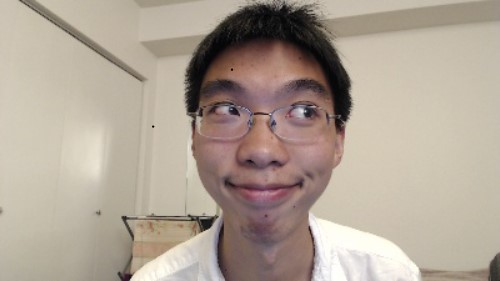
#> input picture img2.jpeg, 500 x 281 px, found by its file name
$ jupyter execute 2_colorcallibration.ipynb
#> lines starting #> are read from the running program, lines starting #| are printed output that depends on the picture
[cell 1]
import numpy as np
import pandas as pd
import matplotlib.pyplot as plt
import cv2

1. Background Color Equalization
    - Match the size
    - Find Gain Transform using keypoints,descriptors (Using SIFT,SURF or ORB)(ORB in this case)
    - Find inliers using RANSAC Algorithm.If enough inliers are not found then caliberate the colour directly
    - If enough inliers are found then we find a transformation matrix based on those points and apply that transformation matrix to entire image for colour caliberation
2. Lip Detection and Interchanging
     - we use harr Cascade to first find face and then within this face we try to find mouth
     - once we have the mouth co-ordinates, we simply cut copy paste the mouth of one image over the other.
3. Laplacian Blending
    - we smooth it for visually appeasing results

### Find Gain Transform (DEF)

[cell 2]
def find_matching_BGR(img_1, img_2, minHessian=400, inlierThreshold=10):
    if img_1 is None or img_2 is None:
        print("No data to match gain with!")
        return False, None, None

    if img_1.shape[:2] != img_2.shape[:2]:
        print("Image sizes do not match!")
        return False, None, None

    src_gray = cv2.cvtColor(img_1, cv2.COLOR_BGR2GRAY)
    dst_gray = cv2.cvtColor(img_2, cv2.COLOR_BGR2GRAY)

    orb = cv2.ORB_create()
    keypoints_src, descriptors_src = orb.detectAndCompute(src_gray, None)
    keypoints_dst, descriptors_dst = orb.detectAndCompute(dst_gray, None)

    matcher = cv2.BFMatcher()
    matches = matcher.knnMatch(descriptors_src, descriptors_dst, k=2)

    # Extract good matches
    good_matches = []
    # print(matches)
    for m, n in matches:
        if m.distance < 0.75 * n.distance:
            good_matches.append(m)

    max_dist = 0
    min_dist = 100

    for match in good_matches:
        dist = match.distance
        if dist < min_dist:
            min_dist = dist
        if dist > max_dist:
            max_dist = dist

    matches_src = [keypoints_src[match.queryIdx].pt for match in good_matches]
    matches_dst = [keypoints_dst[match.trainIdx].pt for match in good_matches]

    if len(matches_src) < 4:
#         print("Not enough matches found.")
        return False, None, None

    H, mask = cv2.findHomography(np.float32(matches_src), np.float32(matches_dst), cv2.RANSAC, 5)

    inliers_src = []
    inliers_dst = []

    for i in range(len(mask)):
        if mask[i] != 0:
            inliers_src.append(matches_src[i])
            inliers_dst.append(matches_dst[i])

    print("Number of inliers found:", len(inliers_src))

    if len(inliers_dst) < inlierThreshold:
#         print("Not enough inliers for gain matching.")
        return False,None,None

    BGRval_1 = np.zeros((len(inliers_src), 4), dtype=np.float32)
    BGRval_2 = np.zeros((len(inliers_dst), 4), dtype=np.float32)

    for i, inlier_src in enumerate(inliers_src):
        x = int(round(inlier_src[0]))
        y = int(round(inlier_src[1]))
        BGRval_1[i, 0] = img_1[y, x, 0]
        BGRval_1[i, 1] = img_1[y, x, 1]
        BGRval_1[i, 2] = img_1[y, x, 2]
        BGRval_1[i, 3] = 1

    for i, inlier_dst in enumerate(inliers_dst):
        x = int(round(inlier_dst[0]))
        y = int(round(inlier_dst[1]))
        BGRval_2[i, 0] = img_2[y, x, 0]
        BGRval_2[i, 1] = img_2[y, x, 1]
        BGRval_2[i, 2] = img_2[y, x, 2]
        BGRval_2[i, 3] = 1

    return True, BGRval_1, BGRval_2

[cell 3]
# [31 lines of commented-out code are left out]

[cell 4]
def find_gain_transform(src_color, dst_color, useKeypoints):
    if src_color.shape[:2] != dst_color.shape[:2]:
        print("Image sizes do not match!")
        return False,None

    print("Finding transform for gain consistency...")

    if src_color is None or dst_color is None:
        print("No data to match gain with!")
        return False,None

    transformMatrix = np.eye(4, 4, dtype=np.float32)

    if useKeypoints == True:
        found_matches,BGR_src,BGR_dst = find_matching_BGR(src_color, dst_color)
        if not found_matches:
#             print("No matches found for gain matching.")
            return False,None
    else:
        found_matches,BGR_src,BGR_dst = find_BGR_for_region(src_color, dst_color)

        if not found_matches:
#             print("No matches found for gain matching with find_BGR_for_region.")
            return False,None
        # print(BGR_src)
        # print(BGR_dst)
    BGR_src_transpose = np.transpose(BGR_src)
    transformMatrix = np.linalg.inv(BGR_src_transpose.dot(BGR_src)).dot(BGR_src_transpose).dot(BGR_dst)
    transformMatrix = np.transpose(transformMatrix)

    print("Transform found.")
    return True,transformMatrix

[cell 5]
def apply_gain_transform(img, transform_matrix):
    l, b, _ = img.shape

    # Convert the image to a matrix of shape (l*b,4)
    image_matrix = np.c_[img.reshape(l*b, -1), np.ones(l*b)]

    # Multiply the image matrix with the transform matrix
    transformed_matrix = np.dot(image_matrix, transform_matrix.T)

    # Extract the transformed image channels
    transformed_red = transformed_matrix[:, 0].reshape(l, b).astype(np.uint8)
    transformed_green = transformed_matrix[:, 1].reshape(l, b).astype(np.uint8)
    transformed_blue = transformed_matrix[:, 2].reshape(l, b).astype(np.uint8)
    # print(transformed_matrix[:,3])
    # Create the transformed image
    transformed_image = cv2.merge((transformed_red, transformed_green, transformed_blue))

    return transformed_image,transformed_matrix

[cell 6]
def mean_stddev(image):
    num_pixels = image.size
    mean = np.sum(image) / num_pixels
    variance = np.sum((image - mean) ** 2) / num_pixels
    std_dev = np.sqrt(variance)
    return mean, std_dev

[cell 7]
def color_calibrate(source_img, target_img):
    # Convert images to LAB color space
    source_lab = cv2.cvtColor(source_img, cv2.COLOR_BGR2LAB)
    target_lab = cv2.cvtColor(target_img, cv2.COLOR_BGR2LAB)

    # Splitting the LAB images to different channels
    l_source, a_source, b_source = cv2.split(source_lab)
    l_target, a_target, b_target = cv2.split(target_lab)

    # Calculating the mean and std deviation of l, a, and b channels for the source
    mean_l_source, std_l_source = mean_stddev(l_source)
    mean_a_source, std_a_source = mean_stddev(a_source)
    mean_b_source, std_b_source = mean_stddev(b_source)

    # Calculating the mean and std deviation of l, a, and b channels for the target
    mean_l_target, std_l_target = mean_stddev(l_target)
    mean_a_target, std_a_target = mean_stddev(a_target)
    mean_b_target, std_b_target = mean_stddev(b_target)

    # Adjusting the l, a, b channels by the differences in means and std deviations
    l_result = (l_source - mean_l_source) * (std_l_target / std_l_source) + mean_l_target
    a_result = (a_source - mean_a_source) * (std_a_target / std_a_source) + mean_a_target
    b_result = (b_source - mean_b_source) * (std_b_target / std_b_source) + mean_b_target

    # Clipping the results and converting to 8-bit unsigned integers
    l_result = np.clip(l_result, 0, 255).astype(np.uint8)
    a_result = np.clip(a_result, 0, 255).astype(np.uint8)
    b_result = np.clip(b_result, 0, 255).astype(np.uint8)

    # Merging the channels and converting back to BGR color space
    result_lab = cv2.merge([l_result, a_result, b_result])
    result_bgr = cv2.cvtColor(result_lab, cv2.COLOR_LAB2BGR)

    return result_bgr

[cell 8]
target_image = cv2.imread('./img2.jpeg')
#> target_image is the input picture: shape (281, 500, 3); mean B, G, R 149.2, 162.4, 175.2
source_image = cv2.imread('./img1.png')
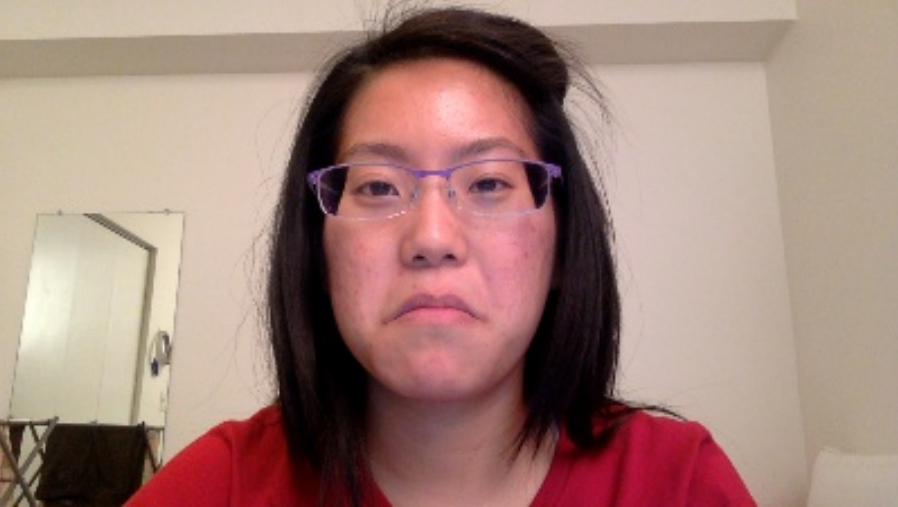
#> input picture img1.png, 898 x 507 px, found by its file name
#> source_image is the input picture: shape (507, 898, 3); mean B, G, R 122.1, 131.1, 163.3

# target_image = cv2.imread('./img1.png')
# source_image = cv2.imread('./img2.jpeg')


# Convert BGR to RGB (OpenCV reads images in BGR format)
target_image = cv2.cvtColor(target_image, cv2.COLOR_BGR2RGB)
source_image = cv2.cvtColor(source_image, cv2.COLOR_BGR2RGB)

# Make size equal
if target_image.shape[:2] != source_image.shape[:2]:
    source_image = cv2.resize(source_image, (target_image.shape[1], target_image.shape[0]))
#> source_image: shape (281, 500, 3)

print(target_image.shape)
#| (281, 500, 3)
print(source_image.shape)
#| (281, 500, 3)

found,transform_matrix = find_gain_transform(target_image, source_image, useKeypoints=True)
#> in find_matching_BGR, `src_gray = cv2.cvtColor(img_1, cv2.COLOR_BGR2GRAY)`:
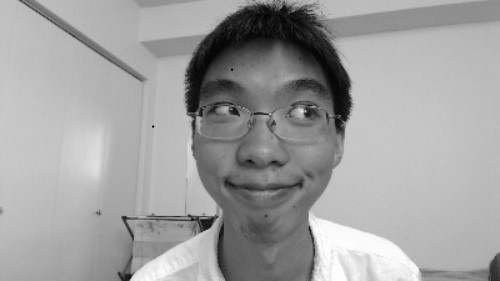
#> src_gray: shape (281, 500); min 1, max 254, mean 159.9
#> in find_matching_BGR, `dst_gray = cv2.cvtColor(img_2, cv2.COLOR_BGR2GRAY)`:
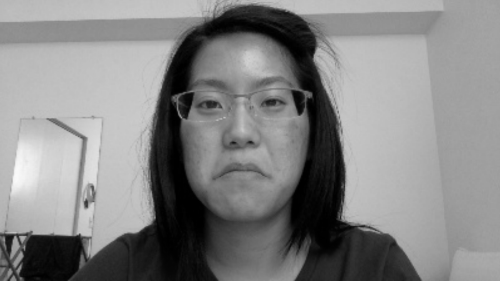
#> dst_gray: shape (281, 500); min 0, max 250, mean 132
#> in find_matching_BGR, `keypoints_src, descriptors_src = orb.detectAndCompute(src_gray, None)`: keypoints_src = 468 keypoints; strongest (x, y, size): (303, 110, 31), (305, 111, 31), (153, 126, 31), (124, 217, 37.2)
#> in find_matching_BGR, `keypoints_dst, descriptors_dst = orb.detectAndCompute(dst_gray, None)`: keypoints_dst = 446 keypoints; strongest (x, y, size): (86, 206, 31), (79, 234, 31), (85, 204, 44.6), (85, 206, 37.2)
#> in find_matching_BGR, `matches = matcher.knnMatch(descriptors_src, descriptors_dst, k=2)`: matches = 468 matches
#> after the loop in find_matching_BGR, `for m, n in matches:`: good_matches = 3 matches
#> the loop in find_matching_BGR, `for match in good_matches:` made 3 passes
#> (dist, max_dist) on passes 1 to 2: (193, 193), (310.2, 310.2)
#> dist on pass 3: 178.4
#> after the loop in find_matching_BGR, `for match in good_matches:`: max_dist = 310.2; min_dist = 100
#> in find_matching_BGR, `matches_src = [keypoints_src[match.queryIdx].pt for match in good_matc..`: matches_src = [(194, 217), (305, 111), (300, 183)]
#> in find_matching_BGR, `matches_dst = [keypoints_dst[match.trainIdx].pt for match in good_matc..`: matches_dst = [(317, 46), (274, 100), (48, 118.8)]
#> in find_gain_transform, `found_matches,BGR_src,BGR_dst = find_matching_BGR(src_color, dst_color)`: found_matches = False
#> found = False

if(found):
#     print("Transform found.Done")
    transform_matrix = np.array(transform_matrix)
    transformed_image,result = apply_gain_transform(source_image, transform_matrix)
else:
#     print("Transform not found.Done.Doing color Callibration due to lack of key points")
    transformed_image = color_calibrate(source_image,target_image)
#> in color_calibrate, `source_lab = cv2.cvtColor(source_img, cv2.COLOR_BGR2LAB)`: source_lab: shape (281, 500, 3); mean of channels 0, 1, 2 138.6, 133.1, 110.1
#> in color_calibrate, `target_lab = cv2.cvtColor(target_img, cv2.COLOR_BGR2LAB)`: target_lab: shape (281, 500, 3); mean of channels 0, 1, 2 167.2, 126.3, 119.7
#> in color_calibrate, `l_source, a_source, b_source = cv2.split(source_lab)`:
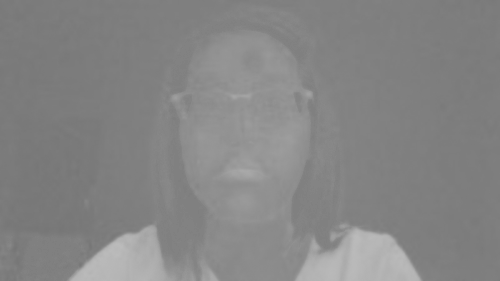
#> a_source: shape (281, 500); min 117, max 187, mean 133.1
#> in color_calibrate, `l_source, a_source, b_source = cv2.split(source_lab)`:
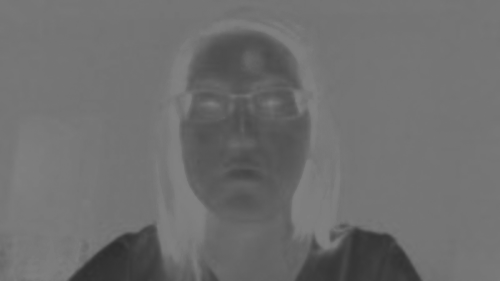
#> b_source: shape (281, 500); min 45, max 129, mean 110.1
#> in color_calibrate, `l_target, a_target, b_target = cv2.split(target_lab)`:
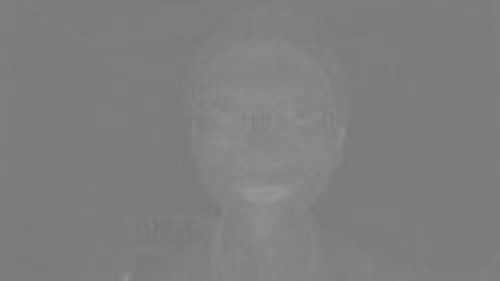
#> a_target: shape (281, 500); min 118, max 152, mean 126.3
#> in color_calibrate, `l_target, a_target, b_target = cv2.split(target_lab)`:
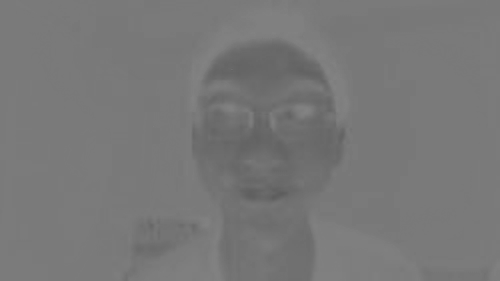
#> b_target: shape (281, 500); min 93, max 131, mean 119.7
#> in mean_stddev, `mean = np.sum(image) / num_pixels`: mean = 138.6
#> in mean_stddev, `variance = np.sum((image - mean) ** 2) / num_pixels`: variance = 4642.4
#> in mean_stddev, `std_dev = np.sqrt(variance)`: std_dev = 68.13
#> in color_calibrate, `mean_l_source, std_l_source = mean_stddev(l_source)`: mean_l_source = 138.6; std_l_source = 68.13
#> in color_calibrate, `mean_a_source, std_a_source = mean_stddev(a_source)`: mean_a_source = 133.1; std_a_source = 13.39
#> in color_calibrate, `mean_b_source, std_b_source = mean_stddev(b_source)`: mean_b_source = 110.1; std_b_source = 16.02
#> in color_calibrate, `mean_l_target, std_l_target = mean_stddev(l_target)`: mean_l_target = 167.2; std_l_target = 50.74
#> in color_calibrate, `mean_a_target, std_a_target = mean_stddev(a_target)`: mean_a_target = 126.3; std_a_target = 4.36
#> in color_calibrate, `mean_b_target, std_b_target = mean_stddev(b_target)`: mean_b_target = 119.7; std_b_target = 5.45
#> in color_calibrate, `l_result = (l_source - mean_l_source) * (std_l_target / std_l_source) ..`:
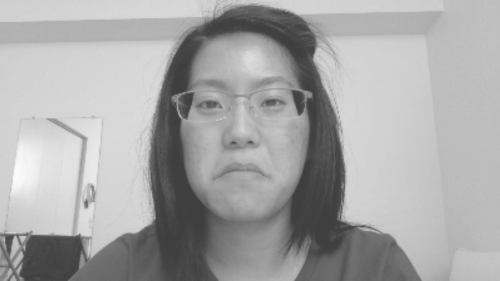
#> l_result: shape (281, 500) float64; min 63.97, max 251.6, mean 167.2
#> in color_calibrate, `b_result = (b_source - mean_b_source) * (std_b_target / std_b_source) ..`:
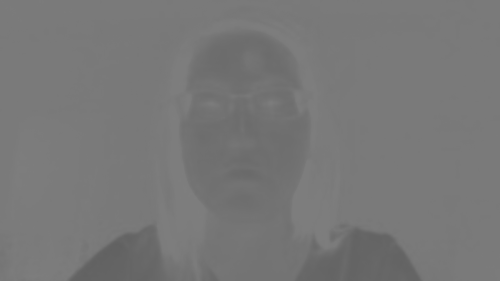
#> b_result: shape (281, 500) float64; min 97.51, max 126.1, mean 119.7
#> in color_calibrate, `result_lab = cv2.merge([l_result, a_result, b_result])`: result_lab: shape (281, 500, 3); mean of channels 0, 1, 2 166.7, 125.7, 119.3
#> in color_calibrate, `result_bgr = cv2.cvtColor(result_lab, cv2.COLOR_LAB2BGR)`:
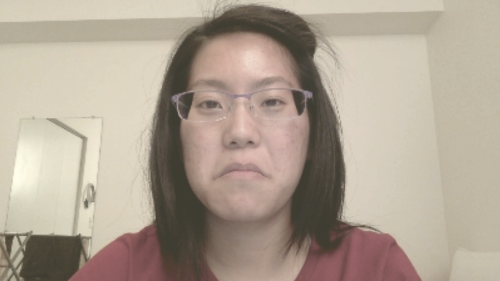
#> result_bgr: shape (281, 500, 3); mean R, G, B 175.5, 162.3, 147.4
print("Color Callibiration Done")

plt.figure(figsize=(20, 20))
plt.subplot(1,3,1)
plt.imshow(target_image)
plt.title("target image")
plt.subplot(1, 3, 2)
plt.imshow(source_image)
plt.title("source image")
plt.subplot(1, 3, 3)
plt.imshow(transformed_image)
plt.title("transformed target image colour to source image")
plt.show()
